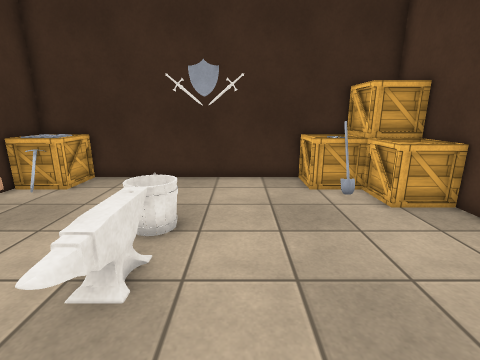
View 1 (above)

12 first-person views from a walk through a 3-D level made in the Unity game engine. The camera is 1.4 m above the floor, tilts 14° down and sees 85° across. The floor is counted in squares, 0.5 m on a side. Each view is taken from the middle of a square. On the plan, view 1 faces up. The plan holds only what a view shows up to about 19 squares ahead; the rest is blank. The place goes on beyond the plan. The player character is not drawn. Surface patterns are stand-ins for the level's own textures.

View 2
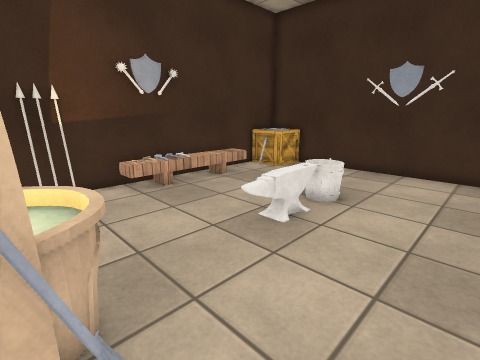

View 3
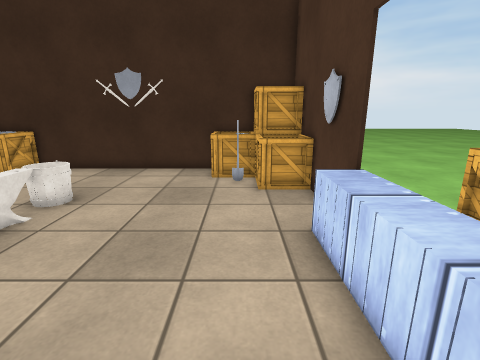

View 4
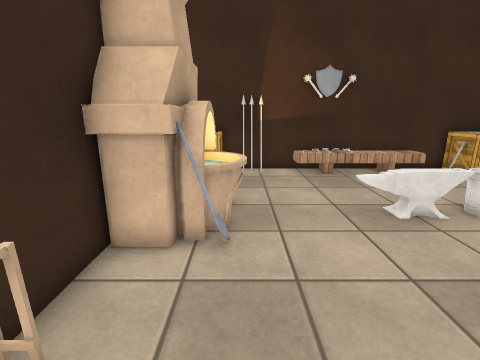

View 5
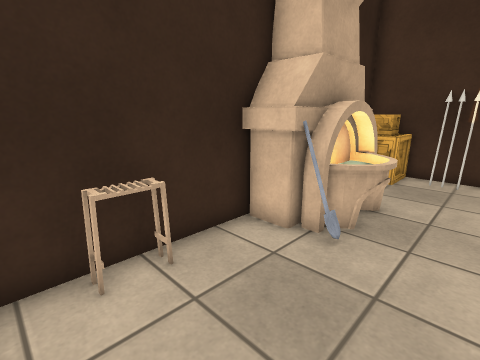

View 6
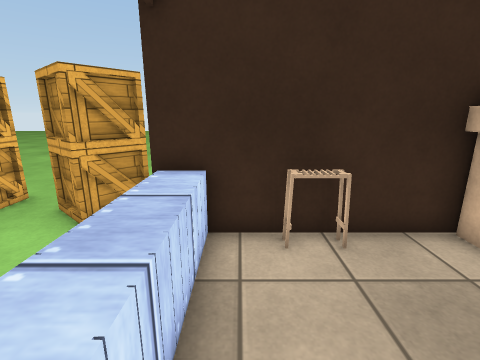

View 7
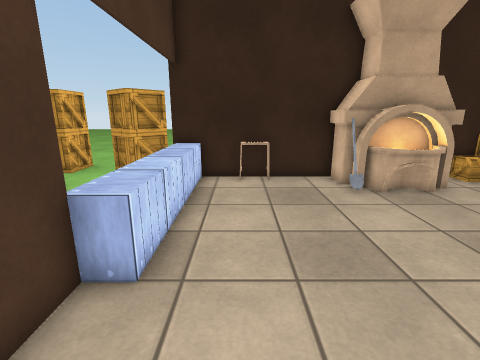

View 8
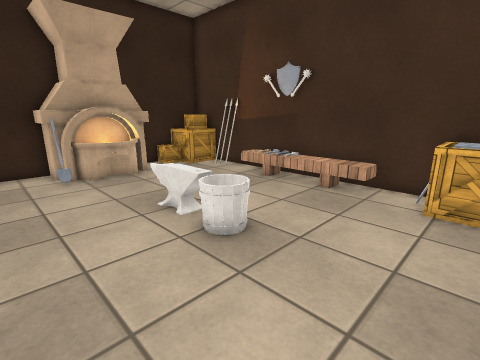

View 9
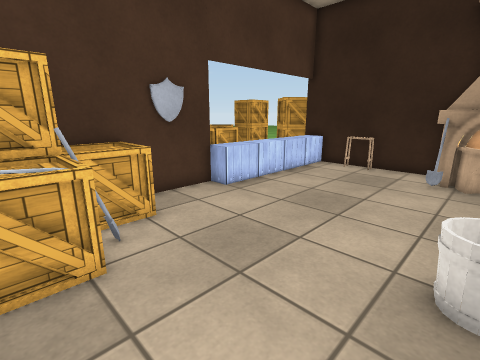

View 10
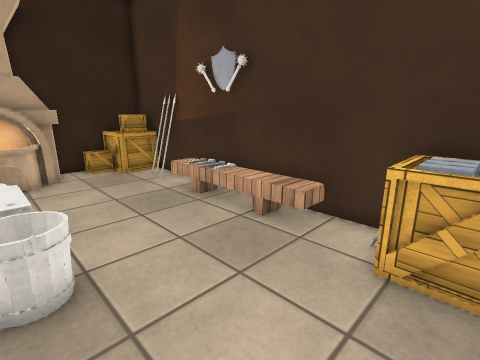

View 11
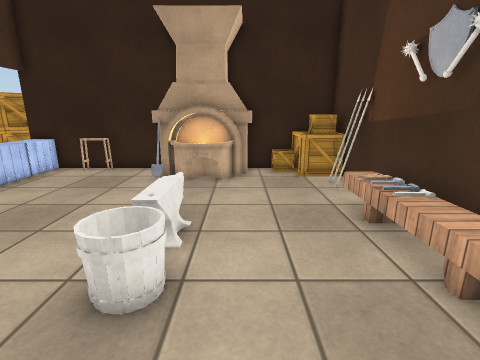

View 12
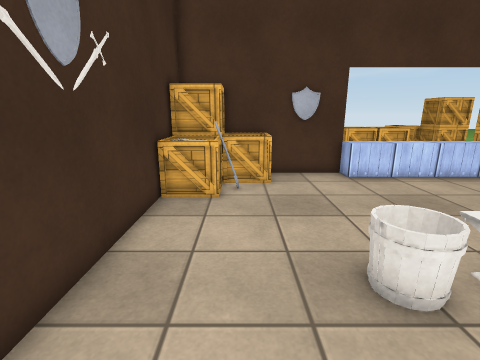

### Floor plan
Key: @ floor where view 1 was taken; # wall or solid block; . floor; ^ raised ledge; O other object.
Columns run from 9 left of view 1 to 9 right of it. Each row starts with its distance up from view 1.
 12 #######OO######
 11 #OO.........OOOO
 10 #OO.........OOOO#
  9 # ............OO#
  8 #.............OO#
  7 #O..............#
  6 #O.....O........#
  5 #O.....O........#
  4 #O.....O.......^^
  3 # .....O.......^^
  2 #O.....O.......^^
  1 #..............^^
  0 ##.......@.....^^
 -1 ##....OOO......^^
 -2 #OO..OOOOO.....^^
 -3 #  OOOOOOO..O..^^
 -4 ######  #######^#
 -5                  OO
 -6                  OO

Positions as (right, up) in squares from view 1, and headings:
1: (0, 0), facing up
2: (2, -2), facing up-left
3: (4, -2), facing up
4: (5, -1), facing left
5: (5, 1), facing down-left
6: (5, 2), facing down
7: (4, 8), facing down
8: (2, 11), facing down-left
9: (-2, 11), facing down-right
10: (-2, 11), facing down-left
11: (-4, 10), facing down
12: (-6, 9), facing right
